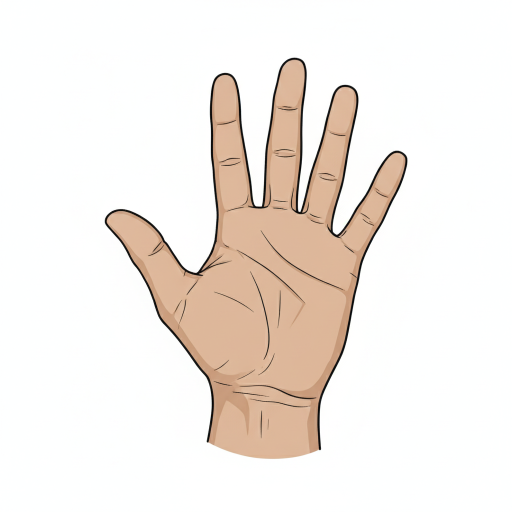
#> input picture assets/images/hand_right.png, 1024 x 1024 px (shown at 1/2 size)
$ python -i make_mockups_v3.py   (imports and definitions only)
#> lines starting #> are read from the running program, lines starting #| are printed output that depends on the picture
#> further down, picture is the input picture: PIL image 1024x1024 RGB; mean R, G, B 243, 236, 230.2
"""
Premium App Store Mockup Generator v3
Generates Apple/Headspace/Calm 2026 quality mockups for vasolog

Requirements:
- PIL/Pillow >= 10.0.0
- numpy >= 1.24.0
- scipy >= 1.10.0 (optional, for advanced noise)

Dimensions: 1260×2798px (9:19.5 native ratio, no scaling)
"""

import math
from pathlib import Path
from typing import Optional, Tuple

import numpy as np
from PIL import Image, ImageDraw, ImageFilter, ImageFont


# ============================================================================
# Configuration
# ============================================================================

CANVAS_W, CANVAS_H = 1260, 2798
SCREEN_W, SCREEN_H = 1100, 2245  # Inner screen area
PHONE_PADDING = 80  # Left/right padding for phone frame

RAW_ROOT = Path("D:/DEV/vasolog/release/v1.1.0/store_assets/appgallery/raw")
OUT_ROOT = Path("D:/DEV/vasolog/release/v1.1.0/store_assets/appgallery/mockups_v3")

# Colors
COLOR_BG_TOP = (26, 15, 58)  # #1A0F3A deep purple/black
COLOR_BG_MID = (94, 53, 177)  # #5E35B1 brand purple
COLOR_BG_BTM = (124, 58, 237)  # #7C3AED lighter at bottom
COLOR_FRAME = (58, 58, 60)  # #3A3A3C titanium dark (phone frame)
COLOR_ISLAND = (0, 0, 0)  # #000 dynamic island
COLOR_SHADOW = (0, 0, 0, 100)  # Shadow color with alpha
COLOR_TEXT_HEADLINE = (255, 255, 255)  # #FFFFFF white
COLOR_TEXT_SUBHEAD = (255, 255, 255, 230)  # Slightly transparent

# USP Badge colors
COLOR_BADGE_BG = (255, 112, 67)  # #FF7043 orange
COLOR_BADGE_TEXT = (255, 255, 255)  # White text

# Typography
FONT_SIZE_HEADLINE = 100
FONT_SIZE_SUBHEAD = 48
FONT_SIZE_BADGE = 42
LINE_HEIGHT_HEADLINE = 1.12
LINE_HEIGHT_SUBHEAD = 1.25

# Measurements
HEADLINE_TOP_Y = 130
SUBHEAD_BELOW_HEADLINE = 30
BADGE_BELOW_SUBHEAD = 25
PHONE_TOP_Y = 750  # Approximate, will adjust based on content

# Phone frame
FRAME_STROKE = 3
FRAME_OUTER_RADIUS = 72
FRAME_INNER_RADIUS = 64

# Dynamic Island
ISLAND_WIDTH = 360
ISLAND_HEIGHT = 115
ISLAND_RADIUS = 57  # Half of height
ISLAND_TOP_OFFSET = 42

# Glass reflection
GLASS_OPACITY = 40

# Shadow
SHADOW_BLUR = 40
SHADOW_Y_OFFSET = 30
SHADOW_SPREAD = 60

# Font files (with fallback)
FONT_PATHS = {
    "headline": [
        "C:/Windows/Fonts/segoeuib.ttf",  # Segoe UI Bold
        "C:/Windows/Fonts/arialbd.ttf",
    ],
    "subhead": [
        "C:/Windows/Fonts/segoeui.ttf",  # Segoe UI Regular
        "C:/Windows/Fonts/arial.ttf",
    ],
    "badge": [
        "C:/Windows/Fonts/segoeuib.ttf",
        "C:/Windows/Fonts/arialbd.ttf",
    ],
    "cjk_ja": [
        "C:/Windows/Fonts/YuGothB.ttc",
    ],
    "cjk_ko": [
        "C:/Windows/Fonts/malgunbd.ttf",
    ],
}

HEADLINES = {
    "en": {
        "01_home": (
            "Your Raynaud's,\ndecoded.",
            "Weather, attacks, triggers — one place",
        ),
        "02_add_top": (
            "Log an attack in\n10 seconds",
            "Severity, color, fingers — at a glance",
        ),
        "03_add_hands": (
            "Every finger\ntells a story",
            "Tap exactly where — only here",
        ),
        "04_history": (
            "Patterns your\ndoctor misses",
            "Weekly charts reveal YOUR triggers",
        ),
        "05_add_bottom": (
            "Never forget\nan attack",
            "Photos, notes, full history",
        ),
        "06_report": (
            "Your doctor\nwill thank you",
            "6-month medical PDF — one tap",
        ),
    },
}

# USP badges (only for 03_add_hands)
USP_BADGES = {
    "en": "UNIQUE",
}


# ============================================================================
# Utility Functions
# ============================================================================


# [77 lines left out: functions load_font, hex_to_rgb, create_gradient_canvas, not called in this run]


def add_noise_texture(image: Image.Image, opacity: float = 0.04) -> Image.Image:
    """Add noise texture overlay for premium feel."""
#> called with opacity = 0.04
    width, height = image.size
#> width = 1024; height = 1024

    # Create noise using numpy
    noise = np.random.randint(0, 256, (height, width, 3), dtype=np.uint8)

    # Gaussian blur for subtle effect
    noise_img = Image.fromarray(noise)
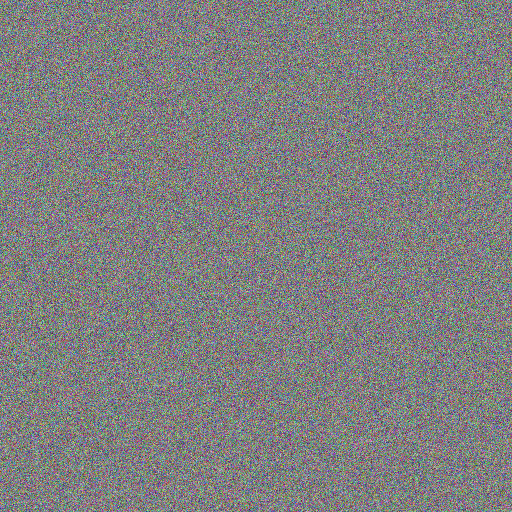
#> noise_img: PIL image 1024x1024 RGB (shown at 1/2 size); mean R, G, B 127.4, 127.5, 127.5
    noise_img = noise_img.filter(ImageFilter.GaussianBlur(radius=2))
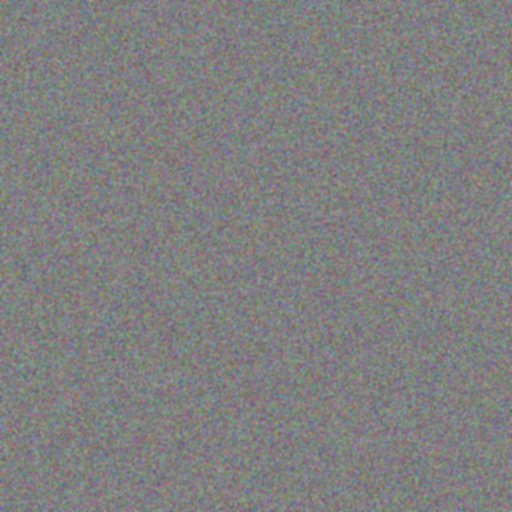
#> noise_img: PIL image 1024x1024 RGB (shown at 1/2 size); mean R, G, B 127.4, 127.5, 127.5

    # Convert to RGBA and adjust opacity
    noise_rgba = Image.new("RGBA", noise_img.size)
#> noise_rgba: PIL image 1024x1024 RGBA; every value is 0
    noise_rgba.paste(noise_img)

    # Blend noise onto original
    noise_array = np.array(noise_rgba, dtype=np.float32)
    noise_array[:, :, 3] = noise_array[:, :, 3] * opacity
    noise_img_transparent = Image.fromarray(np.uint8(noise_array))

    # Convert image to RGBA for compositing
    if image.mode != "RGBA":
        image_rgba = image.convert("RGBA")
    else:
        image_rgba = image.copy()

    result = Image.alpha_composite(image_rgba, noise_img_transparent)
    return result.convert("RGB") if image.mode == "RGB" else result


# [495 lines left out: functions draw_rounded_rect, draw_phone_frame, add_glass_reflection, add_shadow_below_phone, draw_text_headline, draw_text_subhead and 4 more, not called in this run]


# [11 lines not run here, left out]

>>> from PIL import Image
>>> picture = Image.open('../assets/images/hand_right.png')
>>> result = add_noise_texture(picture)
